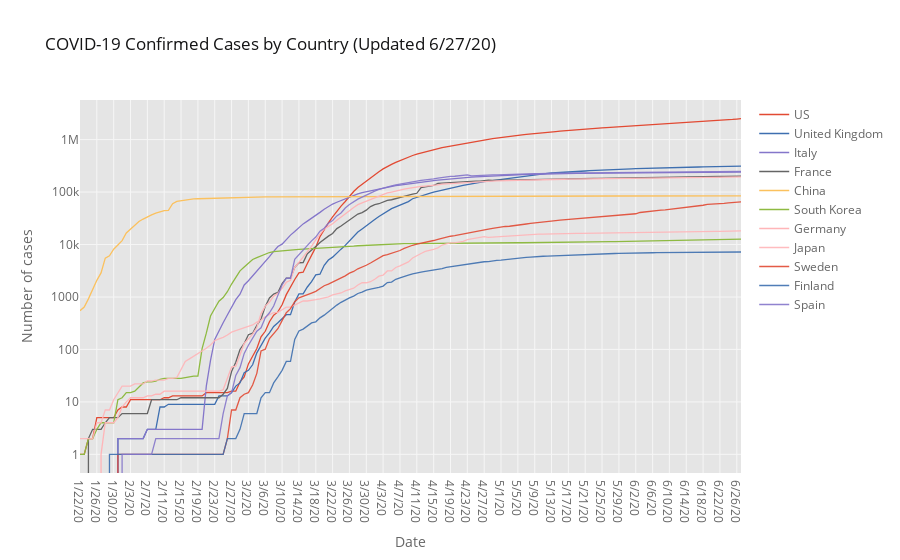

The notebook cell saved with this chart:
### Code cell
# plot the confirmed rates
fig = go.Figure()
by_country.xs('Confirmed', axis=1, level=1).iplot(
    kind='lines', yaxis_type='log', theme='ggplot',
    title='COVID-19 Confirmed Cases by Country (Updated {})'.format(by_country.index.tolist()[-1]),
    yaxis_title='Number of cases', xaxis_title='Date')

### Figure 1 — Plotly figure (JSON) as saved in the notebook; plotly's stock layout.template omitted (floating-point values rounded to 4 significant figures; data arrays with more than 128 entries replaced by an {"elided": "..."} marker saying what was removed)
{"data": [{"line": {"color": "rgba(226, 74, 51, 1.0)", "dash": "solid", "shape": "linear", "width": 1.3}, "mode": "lines", "name": "US", "text": "", "type": "scatter", "x": {"elided": "158 str values"}, "y": {"elided": "158 int values"}}, {"line": {"color": "rgba(62, 111, 176, 1.0)", "dash": "solid", "shape": "linear", "width": 1.3}, "mode": "lines", "name": "United Kingdom", "text": "", "type": "scatter", "x": {"elided": "158 str values"}, "y": {"elided": "158 int values"}}, {"line": {"color": "rgba(132, 118, 202, 1.0)", "dash": "solid", "shape": "linear", "width": 1.3}, "mode": "lines", "name": "Italy", "text": "", "type": "scatter", "x": {"elided": "158 str values"}, "y": {"elided": "158 int values"}}, {"line": {"color": "rgba(101, 101, 101, 1.0)", "dash": "solid", "shape": "linear", "width": 1.3}, "mode": "lines", "name": "France", "text": "", "type": "scatter", "x": {"elided": "158 str values"}, "y": {"elided": "158 int values"}}, {"line": {"color": "rgba(251, 193, 94, 1.0)", "dash": "solid", "shape": "linear", "width": 1.3}, "mode": "lines", "name": "China", "text": "", "type": "scatter", "x": {"elided": "158 str values"}, "y": {"elided": "158 int values"}}, {"line": {"color": "rgba(142, 186, 66, 1.0)", "dash": "solid", "shape": "linear", "width": 1.3}, "mode": "lines", "name": "South Korea", "text": "", "type": "scatter", "x": {"elided": "158 str values"}, "y": {"elided": "158 int values"}}, {"line": {"color": "rgba(255, 181, 184, 1.0)", "dash": "solid", "shape": "linear", "width": 1.3}, "mode": "lines", "name": "Germany", "text": "", "type": "scatter", "x": {"elided": "158 str values"}, "y": {"elided": "158 int values"}}, {"line": {"color": "rgba(255, 181, 184, 0.8999999999999999)", "dash": "solid", "shape": "linear", "width": 1.3}, "mode": "lines", "name": "Japan", "text": "", "type": "scatter", "x": {"elided": "158 str values"}, "y": {"elided": "158 int values"}}, {"line": {"color": "rgba(226, 74, 51, 0.8999999999999999)", "dash": "solid", "shape": "linear", "width": 1.3}, "mode": "lines", "name": "Sweden", "text": "", "type": "scatter", "x": {"elided": "158 str values"}, "y": {"elided": "158 int values"}}, {"line": {"color": "rgba(62, 111, 176, 0.8999999999999999)", "dash": "solid", "shape": "linear", "width": 1.3}, "mode": "lines", "name": "Finland", "text": "", "type": "scatter", "x": {"elided": "158 str values"}, "y": {"elided": "158 int values"}}, {"line": {"color": "rgba(132, 118, 202, 0.8999999999999999)", "dash": "solid", "shape": "linear", "width": 1.3}, "mode": "lines", "name": "Spain", "text": "", "type": "scatter", "x": {"elided": "158 str values"}, "y": {"elided": "158 int values"}}], "layout": {"legend": {"bgcolor": "#FFFFFF", "font": {"color": "#666666"}}, "paper_bgcolor": "#FFFFFF", "plot_bgcolor": "#E5E5E5", "title": {"font": {"color": "#151516"}, "text": "COVID-19 Confirmed Cases by Country (Updated 6/27/20)"}, "xaxis": {"gridcolor": "#F6F6F6", "showgrid": true, "tickfont": {"color": "#666666"}, "title": {"font": {"color": "#666666"}, "text": "Date"}, "zerolinecolor": "#F6F6F6"}, "yaxis": {"gridcolor": "#F6F6F6", "showgrid": true, "tickfont": {"color": "#666666"}, "title": {"font": {"color": "#666666"}, "text": "Number of cases"}, "type": "log", "zerolinecolor": "#F6F6F6"}}}
